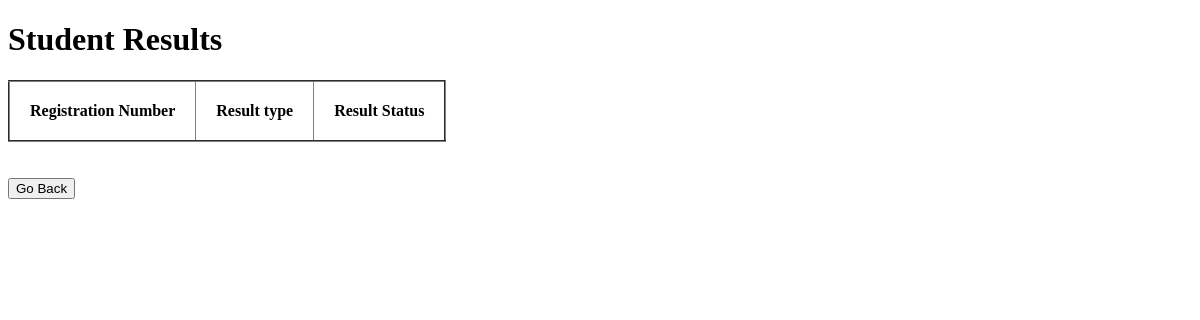
Page /view_results.php on the earlier database version.
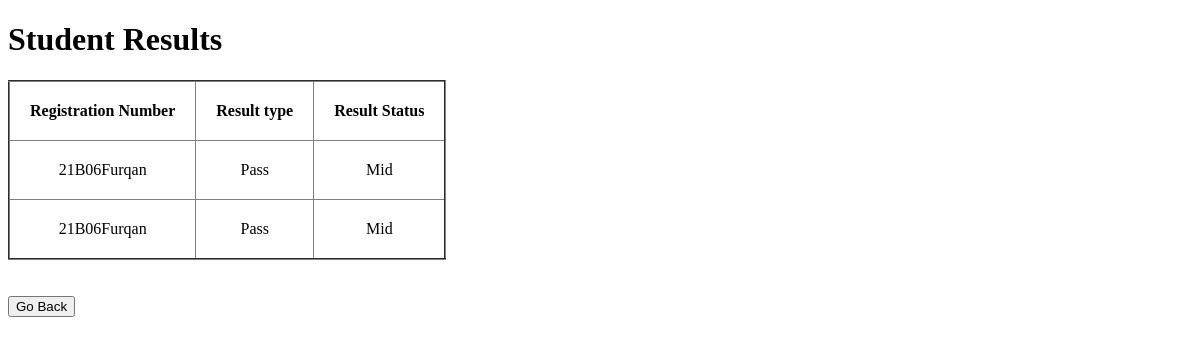
Same page on the later database version.
### tables this page shows
CREATE TABLE `result` (
  `Result_status` char(4) DEFAULT NULL,
  `Result_type` char(4) DEFAULT NULL,
  `Registration_Number` varchar(30) DEFAULT NULL
);

### view_results.php (the view, shortened to what this page needs)
<!Doctype Html>
<html lang="en">
<head>
</head>
<body>
<h1 style="color: black">Student Results</h1>
<table border="2px" cellpadding="20px" cellspacing="20px" style="border-collapse: collapse">
    <tr style="text-align: center">
        <th>Registration Number</th>
        <th>Result type</th>
        <th>Result Status</th>
    </tr>
    <?php
    include "connection.php";
    $query= "Select * from result";
    $result= mysqli_query($connection,$query);
    while ($record=mysqli_fetch_assoc($result)){?>
        <tr style="text-align: center">
            <td><?php  echo $record['Registration_Number']; ?></td>
            <td><?php  echo $record['Result_status']; ?></td>
            <td><?php  echo $record['Result_type']; ?></td>
        </tr>
        <?php
    }
    ?>
</table><br><br>
<a href="Result.html"><input type="button" value="Go Back"style="color: black"></a>
</body>
</html>

Differences in the rows shown:
added result: Registration_Number "21B06Furqan", Result_status "Pass", Result_type "Mid"
added result: Registration_Number "21B06Furqan", Result_status "Pass", Result_type "Mid"
